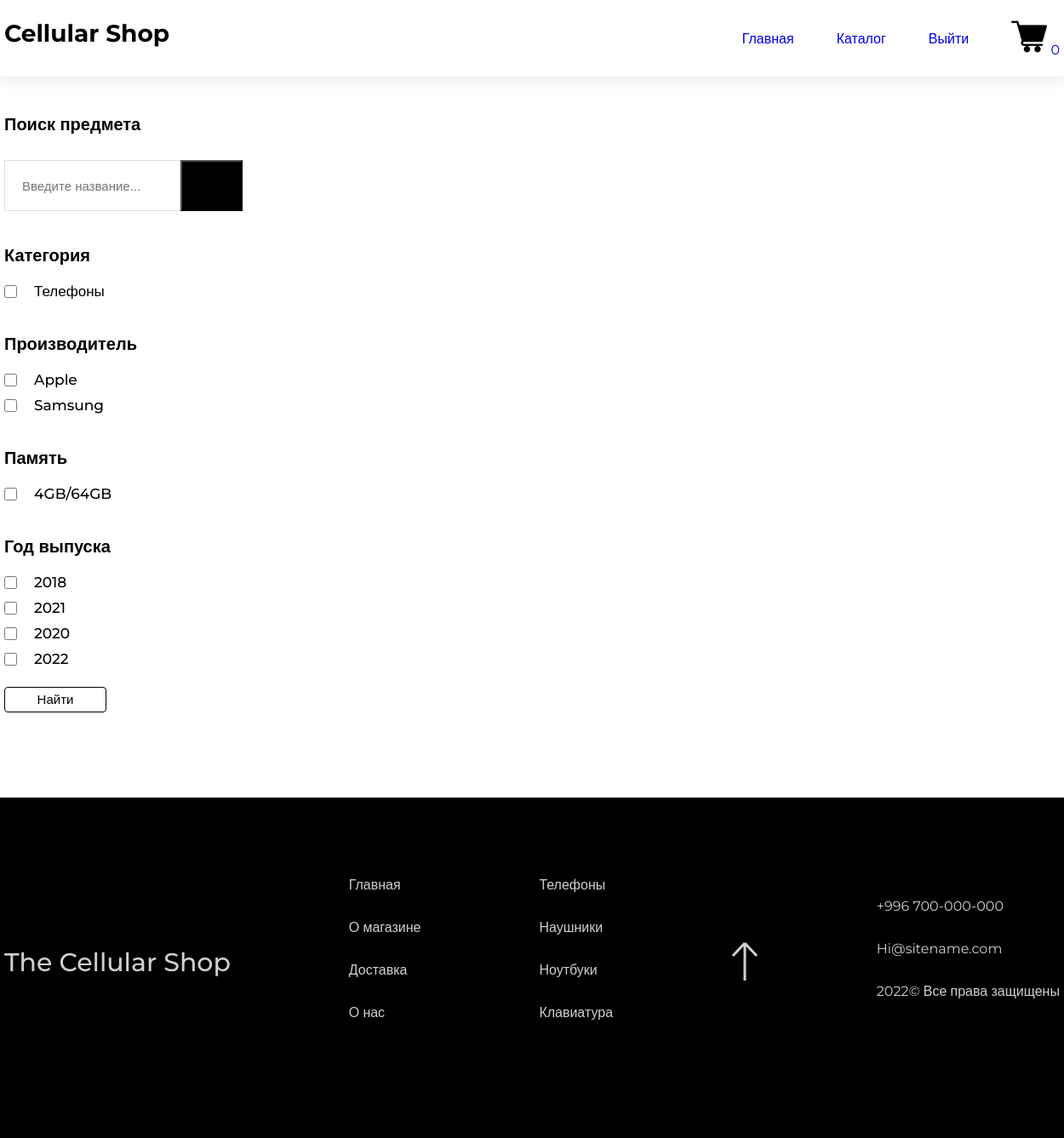
The app's page /products/filter/ (signed in) with its own data.
### store/models.py (models this page shows, shortened)
class Category(models.Model):
    name = models.CharField('Категория', max_length=50)
    slug = models.SlugField(max_length=60, unique=True)
    class Meta:
        verbose_name = 'Категория'
        verbose_name_plural = 'Категории'

class Manufacture(models.Model):
    name = models.CharField('Производитель', max_length=50)
    description = models.TextField('Описание')
    slug = models.SlugField(max_length=60, unique=True)
    class Meta:
        verbose_name = 'Производитель'
        verbose_name_plural = 'Производители'

class Memory(models.Model):
    name = models.CharField('Память', max_length=50, help_text='пример для ввода "4GB/64GB"')
    description = models.TextField('Описание')
    slug = models.SlugField(max_length=60, unique=True)
    class Meta:
        verbose_name = 'Память'
        verbose_name_plural = 'Память'

### store/views.py (the view)
# urls.py: path('products/filter/', FilterProductView.as_view(), name='filter'),
class FilterProductView(ProductFilter, ListView):
    paginate_by = 3
    def get_queryset(self):
        if 'year' in self.request.GET and 'manufacture' in self.request.GET:
            queryset = Product.objects.filter(
                Q(year__in=self.request.GET.getlist("year")),
                Q(manufacture__in=self.request.GET.getlist("manufacture"))
            ).distinct()
        else:
            queryset = Product.objects.filter(
                Q(year__in=self.request.GET.getlist("year")) | Q(category__in=self.request.GET.getlist("category")) |
                Q(manufacture__in=self.request.GET.getlist("manufacture")) |
                Q(memory__in=self.request.GET.getlist("memory"))
            ).distinct()
        return queryset
    def get_context_data(self, *args, **kwargs):
        context = super().get_context_data(*args, **kwargs)
        context['year'] = ''.join([f'year={x}&' for x in self.request.GET.getlist('year')])
        context['manufacture'] = ''.join([f'manufacture={x}&' for x in self.request.GET.getlist('manufacture')])
        context['category'] = ''.join([f'category={x}&' for x in self.request.GET.getlist('category')])
        context['memory'] = ''.join([f'memory={x}&' for x in self.request.GET.getlist('memory')])
        return context

### cart/context_processors.py (called while the page is built)
def get_len(request):
    request.session['quantity'] = length_hint(request.session.get('goods'))
    request.session.modified = True
    return {'count': request.session['quantity']}

def sum_goods(request):
    request.session['total_price'] = 0
    if request.session.get('goods') is None:
        pass
    else:
        for i in request.session.get('goods'):
            for j in i.values():
                product = Product.objects.get(pk=j)
                request.session['total_price'] += product.price
    return {'total_price': request.session['total_price']}

### store/views.py (called while the page is built)
    def get_category(self):
        return Category.objects.all()

    def get_years(self):
        return Product.objects.filter(draft=False).values('year').distinct()

    def get_memory(self):
        return Memory.objects.all()

    def get_manufacture(self):
        return Manufacture.objects.all()

### templates/store/product_list.html (shortened to what this page needs)
{% extends 'store/base.html' %}
{% load static %}
{% block style %}
    href="{% static 'css/list_view.css' %}"
{% endblock %}
    {% block content %}
        <div class="wrapper">
            {% include 'include/sidebar.html' %}
            <div class="products">
            </div>
        </div>
    {% endblock %}

### templates/include/sidebar.html
<div class="aside">
    <h2 class="search-title">
        Поиск предмета
    </h2>
    <form action="{% url 'search' %}" class="search-form" method="get">
        <input type="text" placeholder="Введите название..." class="input" name="search" required>
        <button type="submit" class="btn" for="search">Поиск</button>
    </form>
    <form action="{% url 'filter' %}" method="get">
        <div class="filter">
            <h2 class="filter-title">Категория</h2>
            {% for category in view.get_category %}
                <div class="wrapper filter-wrapper">
                    <input type="checkbox" class="checkbox" name="category" value="{{ category.id }}">
                    <h3 class="checkbox-title">{{ category.name }}</h3>
                </div>
            {% endfor %}
        </div>
        <div class="filter">
            <h2 class="filter-title">Производитель</h2>
            {% for manufacture in view.get_manufacture %}
                <div class="wrapper filter-wrapper">
                    <input type="checkbox" class="checkbox" name="manufacture" value="{{ manufacture.id }}">
                    <h3 class="checkbox-title">{{ manufacture.name }}</h3>
                </div>
            {% endfor %}
        </div>
        <div class="filter">
            <h2 class="filter-title">Память</h2>
            {% for memory in view.get_memory %}
                <div class="wrapper filter-wrapper">
                    <input type="checkbox" class="checkbox" name="memory" value="{{ memory.id }}">
                    <h3 class="checkbox-title">{{ memory.name }}</h3>
                </div>
            {% endfor %}
        </div>
        <div class="filter">
            <h2 class="filter-title">Год выпуска</h2>
            {% for get_year in view.get_years %}
                <div class="wrapper filter-wrapper">
                    <input type="checkbox" class="checkbox" name="year" value="{{ get_year.year }}">
                    <h3 class="checkbox-title">{{ get_year.year }}</h3>
                </div>
            {% endfor %}
        </div>
        <button type="submit" for="checkbox" class="filter-search">Найти</button>
    </form>
</div>

### static/css/list_view.css (style rules this page uses)
body { font-size: 16px; font-family: 'Montserrat', sans-serif; }
html { scroll-behavior: smooth; }
* { box-sizing: border-box; padding: 0; margin: 0; }
.wrapper { display: flex; justify-content: space-between; }
.search-form { display: flex; flex-direction: row; }
.search-title { font-weight: 600; font-size: 20px; line-height: 24px; margin-bottom: 30px; }
.input { box-sizing: border-box; width: 207px; height: 60px; border: 1px solid #DDDDDD; padding-left: 20px; font-weight: 400; font-size: 15px; line-height: 155%; color: #B0B0B0; }
.btn { cursor: pointer; width: 73px; height: 60px; background: #000000; }
.filter-title { font-weight: 600; font-size: 20px; line-height: 24px; color: #000000; margin-top: 40px; margin-bottom: 20px; }
.filter-wrapper { justify-content: flex-start; margin-top: 10px; align-items: center; }
.checkbox { width: 15px; height: 15px; border: 0.5px solid #000000; margin-right: 20px; }
.checkbox-title { font-weight: 500; font-size: 17px; line-height: 20px; color: #000000; }
.filter-search { margin-top: 23px; width: 120px; height: 30px; border: 1px solid #000000; background-color: #fff; border-radius: 4px; font-weight: 400; font-size: 15px; line-height: 157.5%; cursor: pointer; }
.aside { margin-bottom: 100px; }

### static/css/header_footer.css (style rules this page uses)
body { height: 100%; font-size: 16px; font-family: 'Montserrat', sans-serif; }
html { scroll-behavior: smooth; }
* { box-sizing: border-box; padding: 0; margin: 0; }

### records on screen
Category: name "Телефоны"
Manufacture: name "Apple"
Manufacture: name "Samsung"
Memory: name "4GB/64GB"

### other values on screen
{{ count }} "0"
{{ get_year.year }} "2018" "2021" "2020" "2022"
